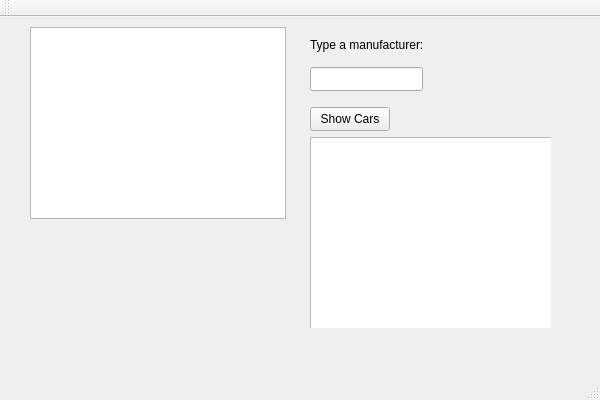
<?xml version="1.0" encoding="UTF-8"?>
<ui version="4.0">
 <class>carsClass</class>
 <widget class="QMainWindow" name="carsClass">
  <property name="geometry">
   <rect>
    <x>0</x>
    <y>0</y>
    <width>600</width>
    <height>400</height>
   </rect>
  </property>
  <property name="windowTitle">
   <string>cars</string>
  </property>
  <widget class="QWidget" name="centralWidget">
   <widget class="QWidget" name="widget" native="true">
    <property name="geometry">
     <rect>
      <x>30</x>
      <y>10</y>
      <width>521</width>
      <height>301</height>
     </rect>
    </property>
    <widget class="QListWidget" name="listCars">
     <property name="geometry">
      <rect>
       <x>0</x>
       <y>0</y>
       <width>256</width>
       <height>192</height>
      </rect>
     </property>
    </widget>
    <widget class="QLineEdit" name="lineManufacturer">
     <property name="geometry">
      <rect>
       <x>280</x>
       <y>40</y>
       <width>113</width>
       <height>24</height>
      </rect>
     </property>
    </widget>
    <widget class="QLabel" name="label">
     <property name="geometry">
      <rect>
       <x>280</x>
       <y>10</y>
       <width>121</width>
       <height>16</height>
      </rect>
     </property>
     <property name="text">
      <string>Type a manufacturer:</string>
     </property>
    </widget>
    <widget class="QPushButton" name="pushButtonShow">
     <property name="geometry">
      <rect>
       <x>280</x>
       <y>80</y>
       <width>80</width>
       <height>24</height>
      </rect>
     </property>
     <property name="text">
      <string>Show Cars</string>
     </property>
    </widget>
    <widget class="QListWidget" name="listFiltered">
     <property name="geometry">
      <rect>
       <x>280</x>
       <y>110</y>
       <width>256</width>
       <height>192</height>
      </rect>
     </property>
    </widget>
    <widget class="QLabel" name="labelTotal">
     <property name="geometry">
      <rect>
       <x>410</x>
       <y>80</y>
       <width>141</width>
       <height>16</height>
      </rect>
     </property>
     <property name="text">
      <string/>
     </property>
    </widget>
   </widget>
  </widget>
  <widget class="QMenuBar" name="menuBar">
   <property name="geometry">
    <rect>
     <x>0</x>
     <y>0</y>
     <width>600</width>
     <height>21</height>
    </rect>
   </property>
  </widget>
  <widget class="QToolBar" name="mainToolBar">
   <attribute name="toolBarArea">
    <enum>TopToolBarArea</enum>
   </attribute>
   <attribute name="toolBarBreak">
    <bool>false</bool>
   </attribute>
  </widget>
  <widget class="QStatusBar" name="statusBar"/>
 </widget>
 <layoutdefault spacing="6" margin="11"/>
 <resources>
  <include location="cars.qrc"/>
 </resources>
 <connections/>
</ui>
